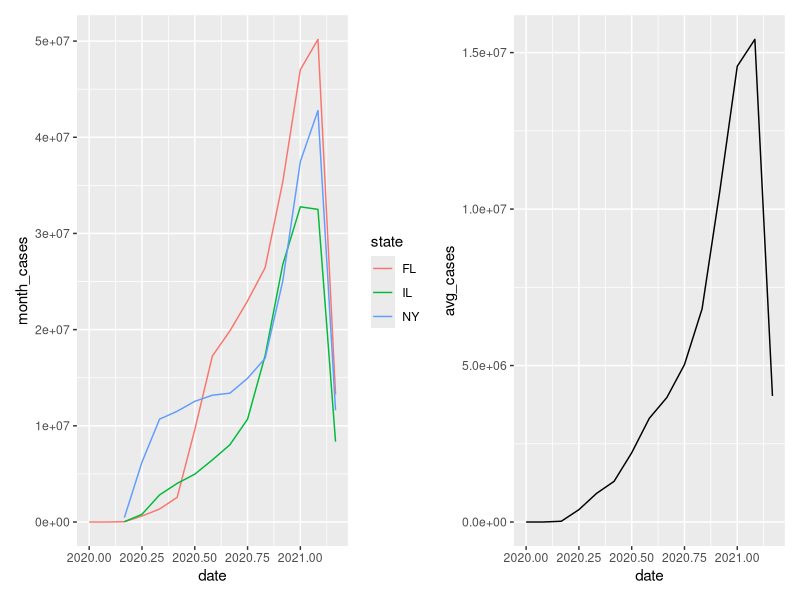
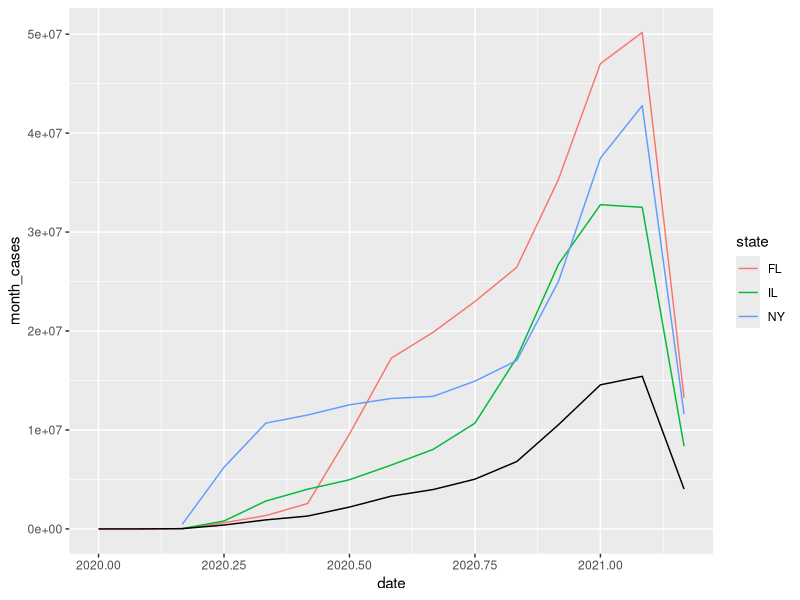
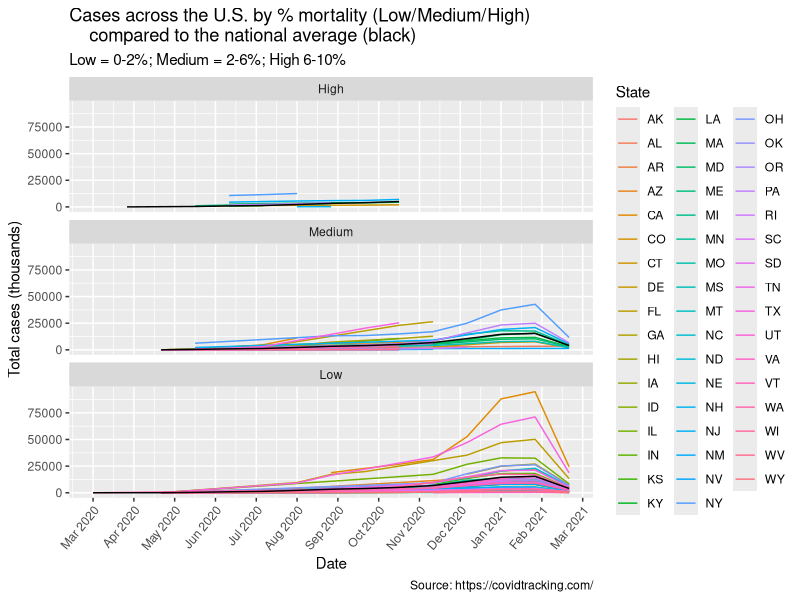
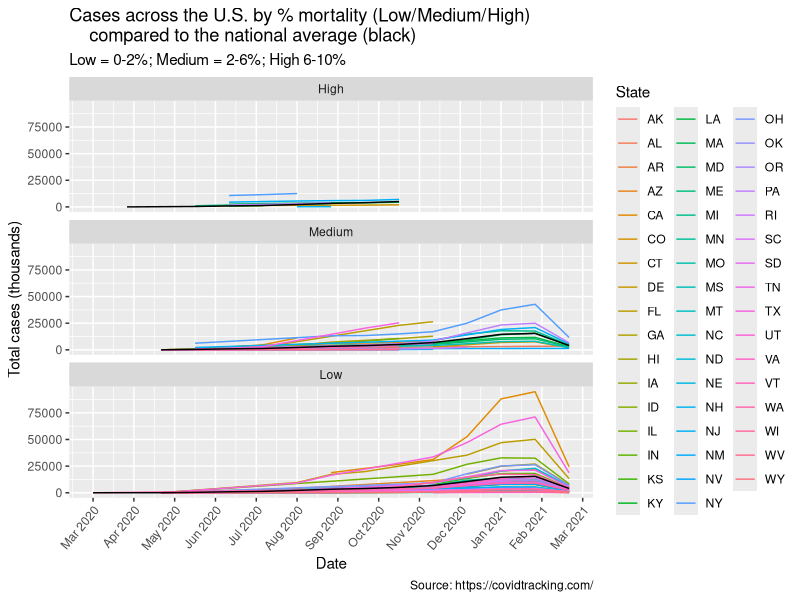

Write R code to recreate these figures, in order.
## ---- chunk 1
#| label: setup
#| include: false
knitr::opts_chunk$set(echo = TRUE)

# Load your packages here
library(tidyverse)
library(patchwork)
## ---- chunk 2
#| label: recreation-import
# Remember that all tidyverse packages have already been installed for you, but you will need to *load* the ones you want to use. As a best practice when working within a Quarto document like this one, load any packages you will use within the code chunk labeled `setup` at the top of the file.
covid <- read.csv("data/covid.csv")
## ---- chunk 3
#| label: recreate-this
#| message: false
solution <- readr::read_csv("data/milestone04.csv")
solution
## ---- chunk 4
#| label: recreation-create
glimpse(covid)
# change date column to date format
covid <- covid %>% 
 mutate(date = as.Date(date))

covid_cumul <- covid %>% 
  # create `cumul_cases` and `cumul_deaths` columns
  group_by(state) %>% 
  mutate(cumul_cases = cumsum(cases),
         cumul_deaths = cumsum(deaths)) %>%
  ungroup() %>% 
  # select state, date, & new columns
  select(state, date, cumul_cases, cumul_deaths) %>% 
  # arrange by state and date
  arrange(state, date) 
  

## ---- chunk 5
#| label: extension
# compute & visualize national average of cases and deaths over time

# state totals by month & year
state_totals <- covid_cumul %>% 
  # separate date cols
  mutate(year = lubridate::year(date), 
         month = lubridate::month(date),
         day = lubridate::day(date)) %>% 
  group_by(state, year, month) %>% 
  summarise(month_cases = sum(cumul_cases), 
            month_deaths = sum(cumul_deaths),
            death_rate = month_deaths/month_cases *100)

unique(state_totals$year)
unique(covid$date)

# range of death rates for faceting
range(state_totals$death_rate, na.rm = T)
#!!! ranges for date_rate facet: low = 0-2, medium = 2-6, high 6-10

# assign death rate categories to each state
state_totals <- state_totals %>% 
  mutate(
    death_rate_cat = case_when(
      death_rate >= 0 & death_rate <= 2  ~ "Low",
      death_rate > 2 & death_rate <= 6 ~ "Medium",
      death_rate > 6 & death_rate < 10 ~ "High")
  )

# calculate national average by year and month
nat_avg <- state_totals %>% 
  group_by(year, month) %>% 
  summarise(avg_cases = mean(month_cases),
            sd_cases = sd(month_cases),
            avg_deaths = mean(month_deaths),
            sd_deaths = sd(month_deaths),
            avg_deathrate = mean(death_rate),
            sd_deaths = sd(death_rate))
glimpse(nat_avg)

# join nat_avg to state_avg table
avg_all <- state_totals %>% 
  # leaving the 'by' argument blank uses all in common variables for the join
  full_join(nat_avg) %>% 
  # reform month-year date
 mutate(date = zoo::as.yearmon(paste(year, month), "%Y %m"))


glimpse(avg_all)

# create plot comparing to NY, FL, & IL
state_p <- avg_all %>% 
  filter(state %in% c("NY", "FL", "IL")) %>% 
  ggplot(aes(x = date, y = month_cases)) +
  geom_line(aes(color = state)) 


nat_p <- avg_all %>% 
  ggplot(aes(x = date, y = avg_cases)) +
  geom_line()

state_p + nat_p

# try combined plot
combined_p <- avg_all %>% 
  filter(state %in% c("NY", "FL", "IL")) %>% 
  ggplot(aes(x = date)) +
  geom_line(aes(y = month_cases, color = state)) +
  geom_line(aes(y = avg_cases))
  
combined_p

# visualize national average vs select state averages
range(avg_all$month_cases)

avg_all <- avg_all %>% 
  mutate(month_cases_thou = month_cases/1000,
         nat_avg_thou = avg_cases/1000)
glimpse(avg_all)

avg_all %>% 
  filter(!is.na(death_rate_cat) & !is.na(state)) %>% 
  ggplot(aes(x = date)) +
  geom_line(aes(y = month_cases_thou, color = state)) +
  geom_line(aes(y = nat_avg_thou)) +
  facet_wrap(~factor(death_rate_cat, c("High", "Medium", "Low")), ncol = 1) +
  scale_x_continuous(n.breaks = 10, 
                     labels = c("Mar 2020", "Apr 2020", "May 2020",
                                "Jun 2020", "Jul 2020", "Aug 2020",
                                "Sep 2020", "Oct 2020", "Nov 2020",
                                "Dec 2020", "Jan 2021", "Feb 2021",
                                "Mar 2021")) + 
  labs(
    x = "Date",
    y = "Total cases (thousands)",
    color = "State",
    title = "Cases across the U.S. by % mortality (Low/Medium/High)
    compared to the national average (black)",
    subtitle = "Low = 0-2%; Medium = 2-6%; High 6-10%",
    caption = "Source: https://covidtracking.com/") +
  theme(axis.text.x = element_text(angle = 50, vjust = 1, hjust=1))

ggsave(path = "images", filename = "covid_columns.pdf", width = 20, height = 20, units = "cm")
